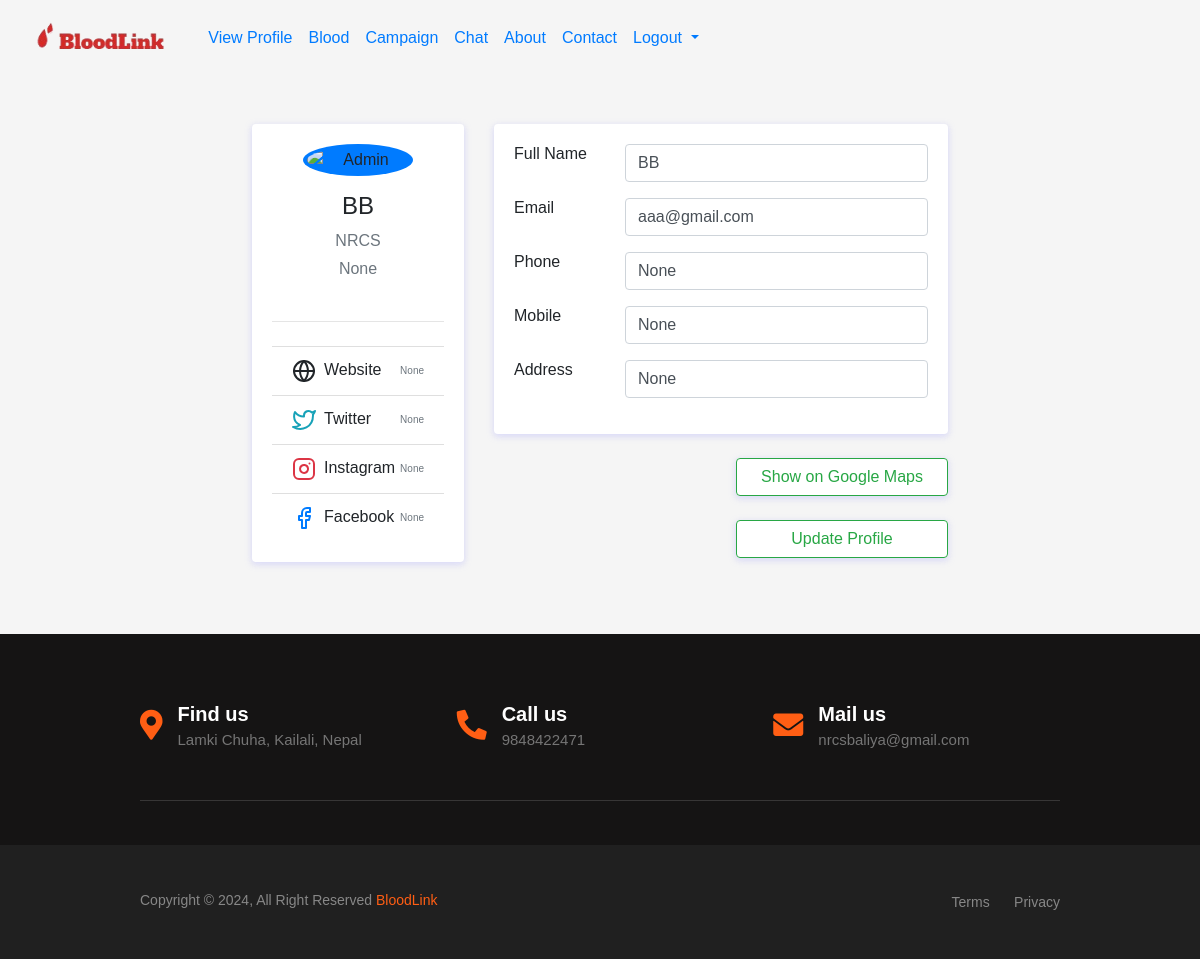
Page /provider_profile (signed in) on the earlier database version.
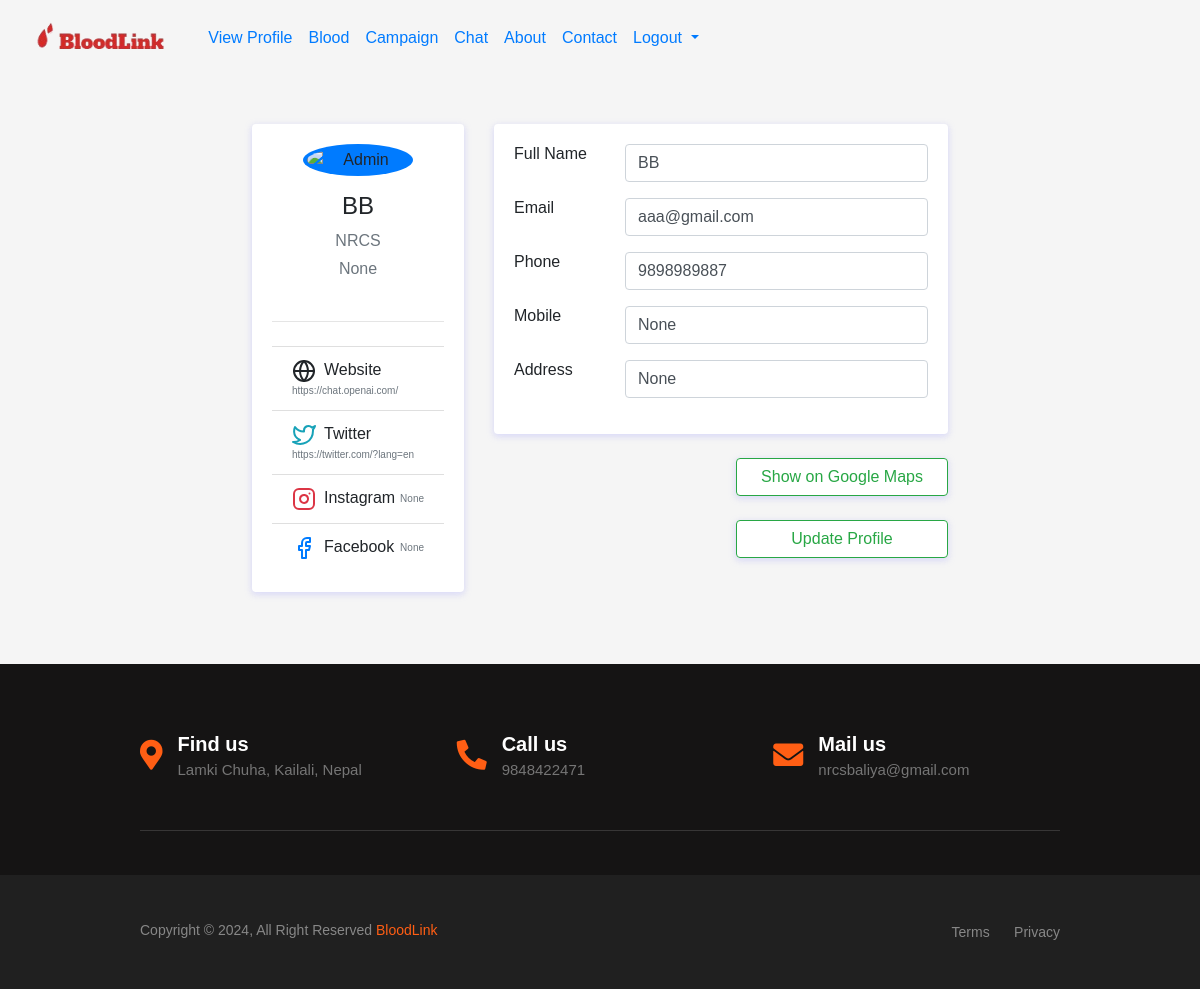
Same page on the later database version.
### bloodbank/models.py (models this page shows, shortened)
class BloodBank(models.Model):
    user=models.OneToOneField(User,on_delete=models.CASCADE)
    name = models.CharField(max_length=30, null=True, blank=True)
    address = models.CharField(max_length=30, null=True, blank=True)
    facebook = models.URLField(max_length=300,null=True, blank=True)
    insta = models.URLField(max_length=300,null=True, blank=True)
    twitter = models.URLField(max_length=300,null=True, blank=True)
    website = models.URLField(max_length=300,null=True, blank=True)
    email = models.CharField(max_length=300,null=True, blank=True)
    phone = models.CharField(max_length=300,null=True, blank=True)
    number = models.CharField(max_length=300,null=True, blank=True)
    latitude = models.FloatField(null=True, blank=True)
    longitude = models.FloatField(null=True, blank=True)

### bloodbank/views.py (the view)
# urls.py: path("provider_profile",views.provider_profile,name="provider_profile"),
@login_required
def provider_profile(request):
    bb=BloodBank.objects.get(user=request.user)
    context={"bb":bb}
    return render(request,"provider_profile.html",context)

### templates/provider_profile.html (shortened to what the changed rows need)
{% extends 'base.html' %}
{% block body %}
<div class="container">
    <div class="main-body">
        <div class="row">
            <div class="col-lg-4">
                <div class="card">
                    <div class="card-body">
                        <div class="d-flex flex-column align-items-center text-center">
                            <div class="mt-3">
                                <h4>{{bb.name}}</h4>
                                <p class="text-secondary mb-1">NRCS</p>
                                <p class="text-muted font-size-sm">{{bb.address}}</p>
                            </div>
                        </div>
                        <ul class="list-group list-group-flush">
                            <li class="list-group-item d-flex justify-content-between align-items-center flex-wrap">
                                <h6 class="mb-0">Website</h6>
                                <a class="text-secondary" target='_blank' href='{{bb.website}}' style='font-size: 10px;'/>{{bb.website}}</a>
                            </li>
                            <li class="list-group-item d-flex justify-content-between align-items-center flex-wrap">
                                <h6 class="mb-0">Twitter</h6>
                                <a class="text-secondary" target='_blank' href='{{bb.twitter}}' style='font-size: 10px;'>{{bb.twitter}}</a>
                            </li>
                            <li class="list-group-item d-flex justify-content-between align-items-center flex-wrap">
                                <h6 class="mb-0">Instagram</h6>
                                <a class="text-secondary" target='_blank' href='{{bb.insta}}' style='font-size: 10px;'>{{bb.insta}}</a>
                            </li>
                            <li class="list-group-item d-flex justify-content-between align-items-center flex-wrap">
                                <h6 class="mb-0">Facebook</h6>
                                <a class="text-secondary" target='_blank' href='{{bb.facebook}}' style='font-size: 10px;'>{{bb.facebook}}</a>
                            </li>
                        </ul>
                    </div>
                </div>
            </div>
            <div class="col-lg-8">
                <div class="card">
                    <div class="card-body">
                        <div class="row mb-3">
                            <div class="col-sm-9 text-secondary">
                                <input type="text" class="form-control" value="{{bb.name}}">
                            </div>
                        </div>
                        <div class="row mb-3">
                            <div class="col-sm-9 text-secondary">
                                <input type="text" class="form-control" value="{{bb.email}}">
                            </div>
                        </div>
                        <div class="row mb-3">
                            <div class="col-sm-9 text-secondary">
                                <input type="text" class="form-control" value="{{bb.phone}}">
                            </div>
                        </div>
                        <div class="row mb-3">
                            <div class="col-sm-9 text-secondary">
                                <input type="text" class="form-control" value="{{bb.number}}">
                            </div>
                        </div>
                        <div class="row mb-3">
                            <div class="col-sm-9 text-secondary">
                                <input type="text" class="form-control" value="{{bb.address}}">
                            </div>
                        </div>
                    </div>
                </div>
            </div>
        </div>
    </div>
</div>
{% endblock body %}

Differences in the rows shown:
changed BloodBank "BB": website "None" → "https://chat.openai.com/"; twitter "None" → "https://twitter.com/?lang=en"; phone "None" → "9898989887"
